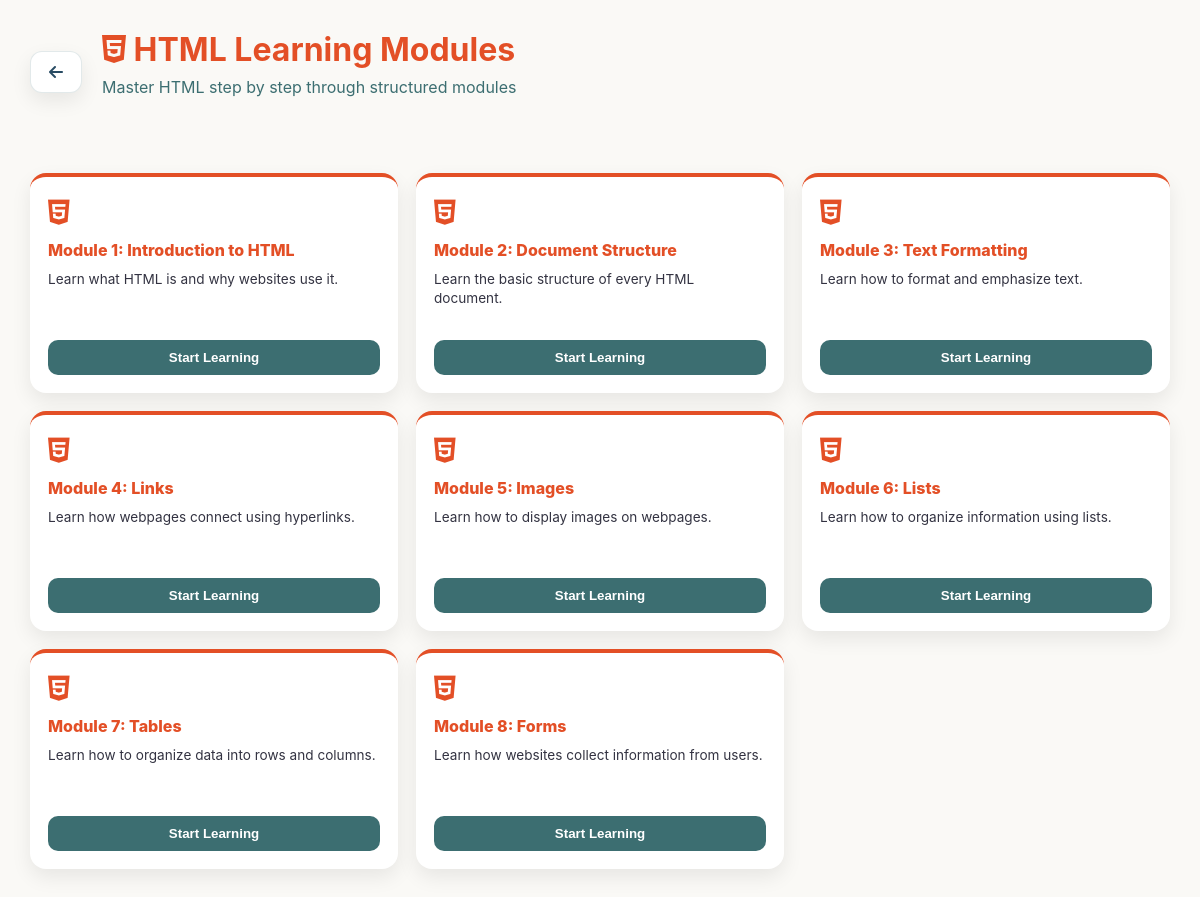
The page /learning/html/ on the database its author committed.
### my_app/models.py (models this page shows, shortened)
class LearningModule(models.Model):
    SUBJECT_CHOICES = [
        ('HTML', 'HTML'),
        ('CSS', 'CSS'),
        ('JS', 'JavaScript'),
    ]
    subject = models.CharField(
        max_length=10,
        choices=SUBJECT_CHOICES,
        default='HTML'
    )
    title = models.CharField(max_length=200)
    description = models.TextField()
    is_published = models.BooleanField(default=True)

### my_app/views.py (the view)
# urls.py: path("learning/html/", views.html_learning_page, name="html_learning"),
def html_learning_page(request):
    modules = LearningModule.objects.filter(
        subject='HTML',
        is_published=True
    ).prefetch_related('lessons')
    return render(
        request,
        'student/html_learning_page.html',
        {
            'modules': modules
        }
    )

### my_app/templates/student/html_learning_page.html (shortened to what this page needs)
<!DOCTYPE html>
<html lang="en">
<head>
<link rel="stylesheet"
href="https://cdnjs.cloudflare.com/ajax/libs/font-awesome/6.5.2/css/all.min.css">
</head>
<body>
<div class="header">
    <a href="{% url 'learning_modules' %}" class="back-btn">
        <i class="fa-solid fa-arrow-left"></i>
    </a>
    <div class="header-content">
        <h1>
            <i class="fa-brands fa-html5"></i>
            HTML Learning Modules
        </h1>
        <p>Master HTML step by step through structured modules</p>
    </div>
</div>
<div class="module-grid">
    {% for module in modules %}
        <div class="module-card">
            <div class="module-icon">
                <i class="fa-brands fa-html5"></i>
            </div>
            <div class="module-title">
                {{ module.title }}
            </div>
            <div class="module-desc">
                {{ module.description }}
            </div>
        <button
    class="start-btn"
    onclick="openLessonModal(this)"
    data-module="{{ module.title }}"
    data-lessons='[
        {% for lesson in module.lessons.all %}
        {
            "title":"{{ lesson.title|escapejs }}",
            "explanation":"{{ lesson.explanation|escapejs }}",
            "code":"{{ lesson.code_snippet|escapejs }}",
            "practice":"{{ lesson.practice_activity|escapejs }}",
            "link":"{{ lesson.documentation_link }}"
        }{% if not forloop.last %},{% endif %}
        {% endfor %}
    ]'
>
    Start Learning
</button>
        </div>
    {% empty %}
        <div class="empty">
            No HTML modules available yet.
        </div>
    {% endfor %}
</div>
</body>
</html>

### my_app/templates/student/html_learning_page.html (style rules this page uses)
:root { --primary:#3C6E71; --secondary:#284B63; --text:#010013; --white:#FAF9F6; }
body { margin:0; font-family:Inter, sans-serif; background:var(--white); color:var(--text); }
.header { padding:30px; display:flex; justify-content:space-between; align-items:center; gap:20px; }
.back-btn { display:flex; align-items:center; gap:8px; padding:12px 18px; border-radius:12px; background:#ffffff; color:var(--secondary); text-decoration:none; font-weight:700; border:1px solid rgba(60,110,113,.15); box-shadow:0 8px 20px rgba(0,0,0,.08); transition:.3s ease; flex-shrink:0; }
.back-btn i { font-size:1rem; }
.header-content { flex:1; text-align:left; }
.header-content h1 { margin:0; color:#e34f26; font-size:2rem; }
.header-content p { color:var(--primary); margin-top:8px; }
.module-grid { display:grid; grid-template-columns:repeat(5, 1fr); gap:18px; padding:30px; }
.module-card { background:#fff; border-radius:16px; padding:18px; box-shadow:0 8px 20px rgba(0,0,0,.08); transition:.3s; display:flex; flex-direction:column; justify-content:space-between; min-height:180px; border-top:4px solid #e34f26; }
.module-icon { font-size:1.8rem; color:#e34f26; margin-bottom:10px; }
.module-title { font-weight:800; font-size:1rem; color:#e34f26; }
.module-desc { font-size:.85rem; color:var(--text); opacity:0.8; margin:10px 0; line-height:1.4; }
.start-btn { margin-top:auto; padding:10px; border:none; border-radius:10px; background:var(--primary); color:#fff; font-weight:700; cursor:pointer; transition:.3s; }
@media (max-width: 1200px) { .module-grid { grid-template-columns:repeat(3, 1fr); } }

### rows shown on the page
LearningModule: title "Module 1: Introduction to HTML", description "Learn what HTML is and why websites use it."
LearningModule: title "Module 2: Document Structure", description "Learn the basic structure of every HTML document."
LearningModule: title "Module 3: Text Formatting", description "Learn how to format and emphasize text."
LearningModule: title "Module 4: Links", description "Learn how webpages connect using hyperlinks."
LearningModule: title "Module 5: Images", description "Learn how to display images on webpages."
LearningModule: title "Module 6: Lists", description "Learn how to organize information using lists."
LearningModule: title "Module 7: Tables", description "Learn how to organize data into rows and columns."
LearningModule: title "Module 8: Forms", description "Learn how websites collect information from users."
